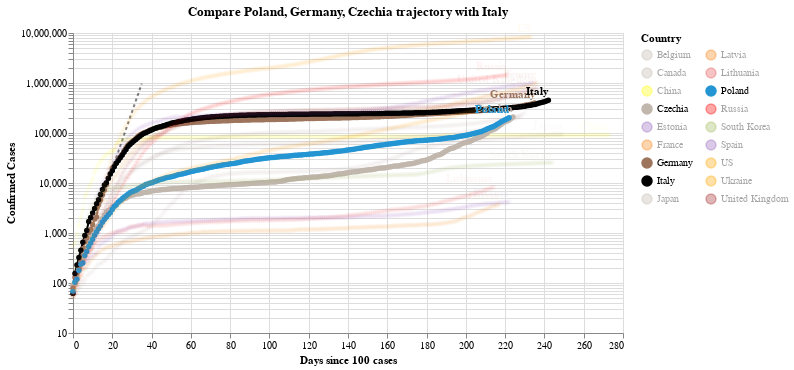

This figure's notebook cell:
### Code cell
#hide_input
chart2 = make_since_chart(dff2,['Poland', 'Germany', 'Czechia'], baseline_countries)
chart2

### Figure 1 — Vega-Lite specification as saved in the notebook (floating-point values rounded to 4 significant figures; data arrays with more than 128 entries replaced by an {"elided": "..."} marker saying what was removed)
{"config": {"view": {"continuousWidth": 400, "continuousHeight": 300}}, "layer": [{"data": {"name": "data-628230001892d6798b50651be41d1b3e"}, "mark": {"type": "line", "color": "black", "opacity": 0.5, "strokeDash": [3, 3]}, "encoding": {"x": {"type": "quantitative", "field": "Days since 100 cases"}, "y": {"type": "quantitative", "field": "Confirmed Cases"}}}, {"data": {"name": "data-42982b2af4ed9454018ce975e2011260"}, "mark": {"type": "line", "point": true}, "encoding": {"color": {"type": "nominal", "field": "Country", "legend": {"columns": 2}, "scale": {"domain": ["Belgium", "Canada", "China", "Czechia", "Estonia", "France", "Germany", "Italy", "Japan", "Latvia", "Lithuania", "Poland", "Russia", "South Korea", "Spain", "US", "Ukraine", "United Kingdom"], "range": ["#C1B7AD", "#C1B7AD", "yellow", "#C1B7AD", "#9467bd", "#F58518", "#9D755D", "black", "#C1B7AD", "#F58518", "#E45756", "#2495D3", "red", "#A1BA59", "#9467bd", "orange", "orange", "brown"]}}, "opacity": {"condition": {"value": 1, "selection": "selector002"}, "value": 0.05}, "tooltip": [{"type": "nominal", "field": "Country"}, {"type": "temporal", "field": "Date"}, {"type": "quantitative", "field": "Confirmed Cases"}, {"type": "quantitative", "field": "Days since 100 cases"}], "x": {"type": "quantitative", "field": "Days since 100 cases"}, "y": {"type": "quantitative", "field": "Confirmed Cases", "scale": {"type": "log"}}}, "selection": {"selector002": {"type": "multi", "fields": ["Country"], "bind": "legend", "init": [{"Country": "Poland"}, {"Country": "Germany"}, {"Country": "Czechia"}, {"Country": "Italy"}]}}, "width": 550}, {"data": {"name": "data-42982b2af4ed9454018ce975e2011260"}, "mark": {"type": "text", "align": "right", "dy": -8, "fontWeight": "bold"}, "encoding": {"color": {"type": "nominal", "field": "Country", "legend": {"columns": 2}, "scale": {"domain": ["Belgium", "Canada", "China", "Czechia", "Estonia", "France", "Germany", "Italy", "Japan", "Latvia", "Lithuania", "Poland", "Russia", "South Korea", "Spain", "US", "Ukraine", "United Kingdom"], "range": ["#C1B7AD", "#C1B7AD", "yellow", "#C1B7AD", "#9467bd", "#F58518", "#9D755D", "black", "#C1B7AD", "#F58518", "#E45756", "#2495D3", "red", "#A1BA59", "#9467bd", "orange", "orange", "brown"]}}, "opacity": {"condition": {"value": 1, "selection": "selector002"}, "value": 0.05}, "text": {"type": "nominal", "field": "Country"}, "tooltip": [{"type": "nominal", "field": "Country"}, {"type": "temporal", "field": "Date"}, {"type": "quantitative", "field": "Confirmed Cases"}, {"type": "quantitative", "field": "Days since 100 cases"}], "x": {"type": "quantitative", "field": "Days since 100 cases"}, "y": {"type": "quantitative", "field": "Confirmed Cases", "scale": {"type": "log"}}}, "transform": [{"filter": "(datum['Date'] >= 1603238400000)"}], "width": 550}], "title": "Compare Poland, Germany, Czechia trajectory with Italy", "$schema": "https://vega.github.io/schema/vega-lite/v4.0.2.json", "datasets": {"data-628230001892d6798b50651be41d1b3e": [{"Days since 100 cases": 0, "Confirmed Cases": 100.0}, {"Days since 100 cases": 1, "Confirmed Cases": 130.0}, {"Days since 100 cases": 2, "Confirmed Cases": 169.0}, {"Days since 100 cases": 3, "Confirmed Cases": 219.7}, {"Days since 100 cases": 4, "Confirmed Cases": 285.6}, {"Days since 100 cases": 5, "Confirmed Cases": 371.3}, {"Days since 100 cases": 6, "Confirmed Cases": 482.7}, {"Days since 100 cases": 7, "Confirmed Cases": 627.5}, {"Days since 100 cases": 8, "Confirmed Cases": 815.7}, {"Days since 100 cases": 9, "Confirmed Cases": 1060.0}, {"Days since 100 cases": 10, "Confirmed Cases": 1379.0}, {"Days since 100 cases": 11, "Confirmed Cases": 1792.0}, {"Days since 100 cases": 12, "Confirmed Cases": 2330.0}, {"Days since 100 cases": 13, "Confirmed Cases": 3029.0}, {"Days since 100 cases": 14, "Confirmed Cases": 3937.0}, {"Days since 100 cases": 15, "Confirmed Cases": 5119.0}, {"Days since 100 cases": 16, "Confirmed Cases": 6654.0}, {"Days since 100 cases": 17, "Confirmed Cases": 8650.0}, {"Days since 100 cases": 18, "Confirmed Cases": 11250.0}, {"Days since 100 cases": 19, "Confirmed Cases": 14620.0}, {"Days since 100 cases": 20, "Confirmed Cases": 19000.0}, {"Days since 100 cases": 21, "Confirmed Cases": 24710.0}, {"Days since 100 cases": 22, "Confirmed Cases": 32120.0}, {"Days since 100 cases": 23, "Confirmed Cases": 41750.0}, {"Days since 100 cases": 24, "Confirmed Cases": 54280.0}, {"Days since 100 cases": 25, "Confirmed Cases": 70560.0}, {"Days since 100 cases": 26, "Confirmed Cases": 91730.0}, {"Days since 100 cases": 27, "Confirmed Cases": 119300.0}, {"Days since 100 cases": 28, "Confirmed Cases": 155000.0}, {"Days since 100 cases": 29, "Confirmed Cases": 201500.0}, {"Days since 100 cases": 30, "Confirmed Cases": 262000.0}, {"Days since 100 cases": 31, "Confirmed Cases": 340600.0}, {"Days since 100 cases": 32, "Confirmed Cases": 442800.0}, {"Days since 100 cases": 33, "Confirmed Cases": 575600.0}, {"Days since 100 cases": 34, "Confirmed Cases": 748300.0}, {"Days since 100 cases": 35, "Confirmed Cases": 972800.0}], "data-42982b2af4ed9454018ce975e2011260": {"elided": "4191 records"}}}
